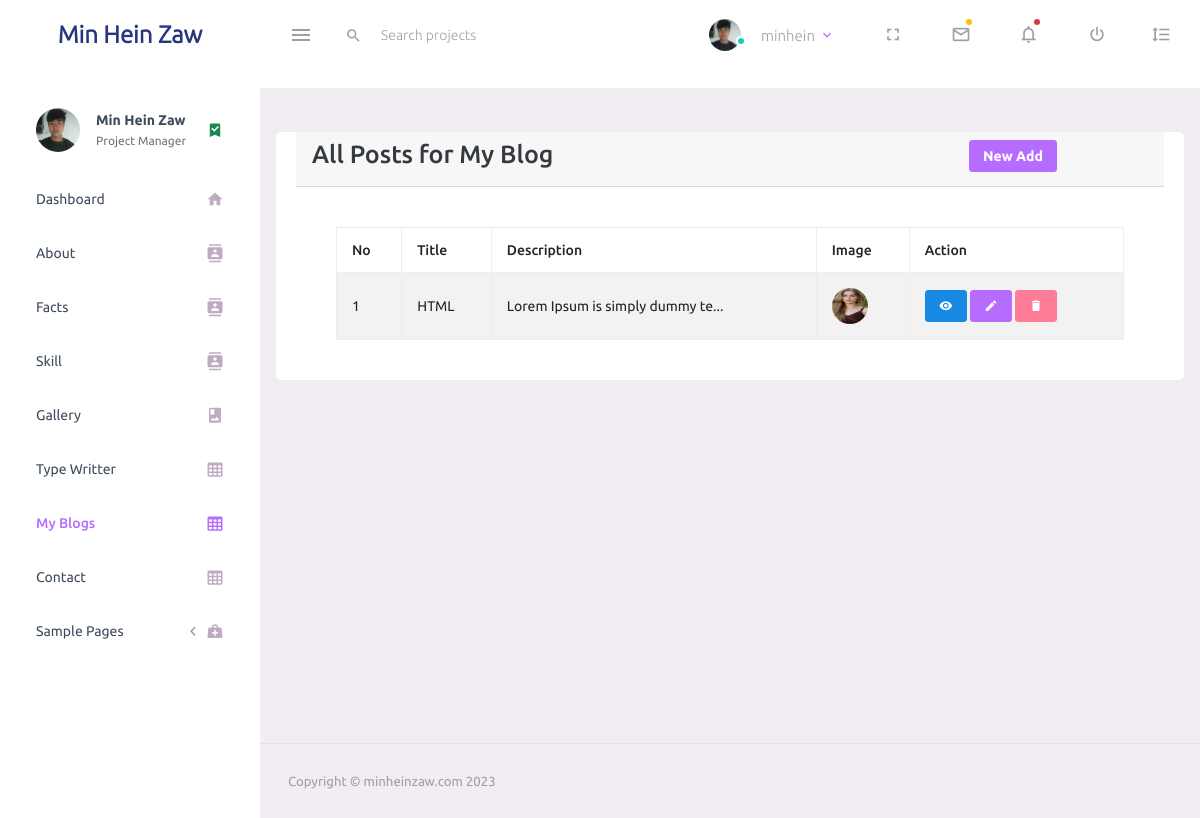
Page /myblog/ (signed in) on the earlier database version.
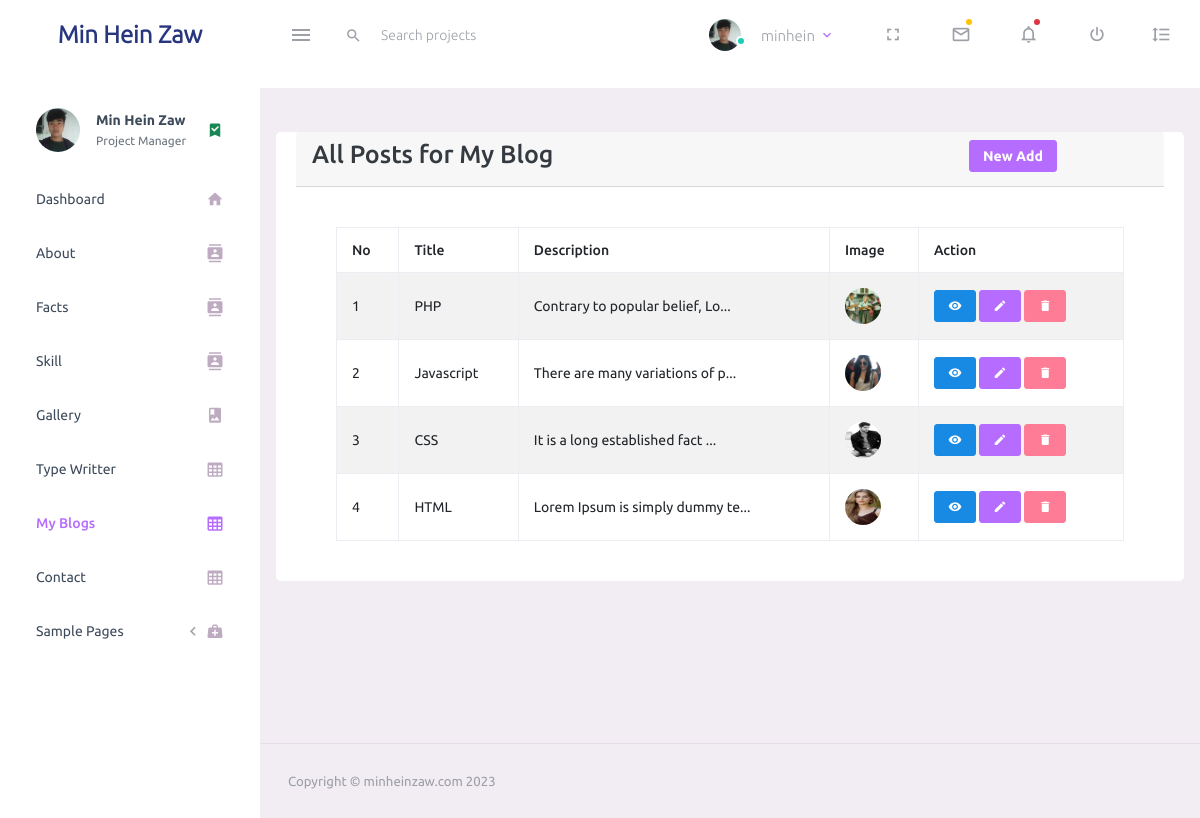
Same page on the later database version.
### base/models.py (models this page shows, shortened)
class About(models.Model):
    name = models.CharField(max_length=100, null=True)
    birthday = models.DateField(null=True)
    email = models.EmailField(null=True)
    phone = models.CharField(max_length=15, null=True)
    address = models.CharField(max_length=100, null=True)
    description = RichTextField(null=True, blank=True)
    created = models.DateTimeField(auto_now=True)
    updated = models.DateTimeField(auto_now_add=True)

class MyBlog(models.Model):
    title = models.CharField(max_length=255, null=True)
    description = RichTextField(null=True)
    blog_image = models.ImageField(upload_to="myblog_image/", null=True)
    created = models.DateTimeField(auto_now=True)
    updated = models.DateTimeField(auto_now_add=True)
    class Meta:
        ordering = ['-created', '-updated']

### base/views.py (the view)
# urls.py: path('myblog/', views.myblogPage, name="myblog"),
@login_required (login_url='login')
def myblogPage(request):
    blogs = MyBlog.objects.all()
    abouts = About.objects.all()
    context = {'blogs':blogs, 'abouts':abouts}
    return render(request, 'backend/myblog/myblog.html', context)

### base/templates/backend/myblog/myblog.html (shortened to what this page needs)
{% extends 'main.html' %}
{% block content %}
    <div class="row">
            <div class="card">
                <div class="card-header">
                    <div class="row">
                        <div class="col-md-9">
                            <h3>All Posts for My Blog</h3>
                        </div>
                        <div class="col-md-3">
                            <a href="{% url 'myblog-create' %}" class="btn btn-primary btn-sm">New Add</a>
                        </div>
                    </div>
                </div>
                <div class="card-body">
                    <table class="table table-striped table-bordered">
                        <thead>
                            <tr>
                                <th>No</th>
                                <th>Title</th>
                                <th>Description</th>
                                <th>Image</th>
                                <th>Action</th>
                            </tr>
                        </thead>
                        <tbody>
                            {% for blog in blogs %}
                                <tr>
                                    <td>{{forloop.counter}}</td>
                                    <td>{{blog.title}}</td>
                                    <td>{{blog.description|stringformat:".30s"|safe}}...</td>
                                    <td>
                                        <img src="{{blog.blog_image.url}}" alt="" width="20px" height="20px">
                                    </td>
                                    <td>
                                        <a href="{% url 'myblog-view' blog.id %}" class="btn btn-info btn-sm"><span class="mdi mdi-eye"></span></a>
                                        <a href="{% url 'myblog-edit' blog.id %}" class="btn btn-primary btn-sm"><span class="mdi mdi-pencil"></span></a>
                                        <a href="{% url 'myblog-delete' blog.id %}" class="btn btn-danger btn-sm"><span class="mdi mdi-delete"></span></a>
                                    </td>
                                </tr>
                            {% endfor %}
                        </tbody>
                    </table>
                </div>
            </div>
    </div>
{% endblock content %}

### templates/sidebar.html (shortened to what this page needs)
{% load static %}
<nav class="sidebar sidebar-offcanvas" id="sidebar">
    <ul class="nav">
      <li class="nav-item nav-profile">
        <a href="#" class="nav-link">
          <div class="nav-profile-image">
            <img src="{% static 'assets/images/logo.jpg' %}" alt="profile">
          </div>
          <div class="nav-profile-text d-flex flex-column">
            {% for about in abouts %}
            <span class="font-weight-bold mb-2">{{about.name}}</span>
            {% endfor %}
            <span class="text-secondary text-small">Project Manager</span>
          </div>
          <i class="mdi mdi-bookmark-check text-success nav-profile-badge"></i>
        </a>
      </li>
      {% url 'index' as url %}
      <li class="nav-item {% if request.path == url %}active{% endif %}">
        <a class="nav-link" href="{% url 'index' %}">
          <span class="menu-title">Dashboard</span>
          <i class="mdi mdi-home menu-icon"></i>
        </a>
      </li>
      {% url 'about' as url %}
      <li class="nav-item {% if request.path == url %}active{% endif %}">
        <a class="nav-link" href="{% url 'about' %}">
          <span class="menu-title">About</span>
          <i class="mdi mdi-contacts menu-icon"></i>
        </a>
      </li>
      {% url 'fact' as url %}
      <li class="nav-item {% if request.path == url %}active{% endif %}">
        <a class="nav-link" href="{% url 'fact' %}">
          <span class="menu-title">Facts</span>
          <i class="mdi mdi-contacts menu-icon"></i>
        </a>
      </li>
      {% url 'skill' as url %}
      <li class="nav-item {% if request.path == url %}active{% endif %}">
        <a class="nav-link" href="{% url 'skill' %}">
          <span class="menu-title">Skill</span>
          <i class="mdi mdi-contacts menu-icon"></i>
        </a>
      </li>
      {% url 'gallery' as url %}
      <li class="nav-item {% if request.path == url %}active{% endif %}">
        <a class="nav-link" href="{% url 'gallery' %}">
          <span class="menu-title">Gallery</span>
          <i class="mdi mdi-image-album menu-icon"></i>
        </a>
      </li>
      {% url 'typewritter' as url %}
      <li class="nav-item {% if request.path == url %}active{% endif %}">
        <a class="nav-link" href="{% url 'typewritter' %}">
          <span class="menu-title">Type Writter</span>
          <i class="mdi mdi-table-large menu-icon"></i>
        </a>
      </li>
      {% url 'myblog' as url %}
      <li class="nav-item {% if request.path == url %}active{% endif %}">
        <a class="nav-link" href="{% url 'myblog' %}">
          <span class="menu-title">My Blogs</span>
          <i class="mdi mdi-table-large menu-icon"></i>
        </a>
      </li>
      {% url 'contact' as url %}
      <li class="nav-item {% if request.path == url %}active{% endif %}">
        <a class="nav-link" href="{% url 'contact' %}">
          <span class="menu-title">Contact</span>
          <i class="mdi mdi-table-large menu-icon"></i>
        </a>
      </li>
      <li class="nav-item">
        <a class="nav-link" data-bs-toggle="collapse" href="#general-pages" aria-expanded="false" aria-controls="general-pages">
          <span class="menu-title">Sample Pages</span>
          <i class="menu-arrow"></i>
          <i class="mdi mdi-medical-bag menu-icon"></i>
        </a>
      </li>
    </ul>
  </nav>

Differences in the rows shown:
added MyBlog: title "PHP", description "Contrary to popular belief, Lo", blog_image (picture)
added MyBlog: title "Javascript", description "There are many variations of p", blog_image (picture)
added MyBlog: title "CSS", description "It is a long established fact", blog_image (picture)
